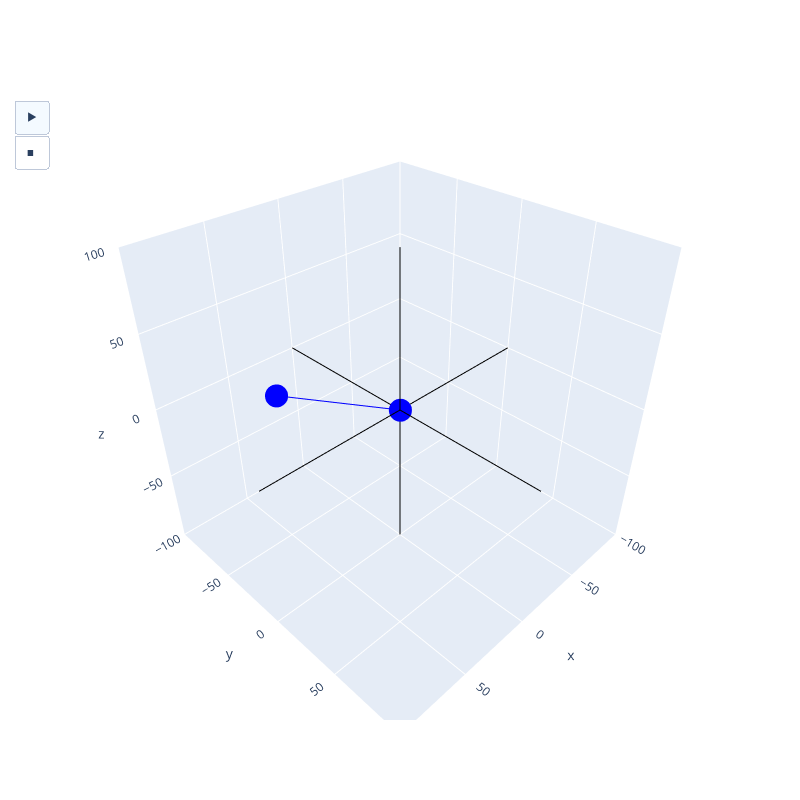

This figure's notebook cell:
### Markdown cell above
\textbf{Поворот точки вокруг оси в пространстве}

Дано: $q$ - радиус-вектор оси вращения, $v$ - орт, $r_0$ - начальная точка на окружности, $\alpha$ - угол поворота

\begin{equation*}
r = q + A(r_0 - q)
\end{equation*}

\begin{equation*}
A = v v^T(1 - \cos \alpha) + E \cos \alpha + V_x \sin \alpha
\end{equation*}

\begin{equation*}
v v^T = \begin{bmatrix} 
v_1v_1 & v_1v_2 & v_1v_3 \\ 
v_2v_1 & v_2v_2 & v_2v_3 \\ 
v_3v_1 & v_3v_2 & v_3v_3 \\ 
\end{bmatrix}
\end{equation*}

\begin{equation*}
E = \begin{bmatrix} 
1 & 0 & 0 \\ 
0 & 1 & 0 \\ 
0 & 0 & 1 \\ 
\end{bmatrix}
\end{equation*}

\begin{equation*}
V_x = \begin{bmatrix} 
0 & -v_3 & v_2 \\ 
v_2 & 0 & -v_1 \\ 
-v_2 & v_1 & 0 \\ 
\end{bmatrix}
\end{equation*}

### Code cell
q = np.array([[30, 30, 5]]).T
v = normalize(np.array([[-1, 5, 5]])).T
r0 = np.array([[50, -50, 10]]).T

Vx = np.array([
    [0, -v[2,0], v[1,0]],
    [v[2,0], 0, -v[0,0]],
    [-v[1,0], v[0,0], 0]
])

points = []

for alpha in np.arange(0, 2*math.pi, 0.1):
    A = v * v.T * (1 - math.cos(alpha)) + E * math.cos(alpha) + Vx * math.sin(alpha)
    r = q + A.dot(r0 - q)
    points.append(r)

points = np.array(points)

fig = go.Figure(
    data=[scatters([START, points[0]], color = "blue"), scatter(START), 
          scatters(axis[0], "lines"), scatters(axis[1], "lines"), scatters(axis[2], "lines")])
fig.update_layout(
        scene = dict(
            xaxis=dict(range=[-LIM, LIM], autorange=False),
            yaxis=dict(range=[-LIM, LIM], autorange=False),
            zaxis=dict(range=[-LIM, LIM], autorange=False),
            aspectratio=dict(x=1, y=1, z=1),
        ),
        showlegend=False,
        width=800,
        height=800,
        updatemenus=[dict(
            type="buttons",
            buttons=[
                    {
                        "args": [None, frame_args(5, True)],
                        "label": "&#9654;", # play symbol
                        "method": "animate",
                    },
                    {
                        "args": [[None], frame_args(0)],
                        "label": "&#9724;", # pause symbol
                        "method": "animate",
                    },]
        )])
fig.frames = plot_data(points)

fig.show()

### Figure 1 — Plotly figure (JSON) as saved in the notebook; plotly's stock layout.template omitted (floating-point values rounded to 4 significant figures)
{"data": [{"marker": {"color": "blue"}, "mode": "lines+markers", "type": "scatter3d", "x": [0, 50], "y": [0, -50], "z": [0, 10]}, {"marker": {"color": "blue"}, "type": "scatter3d", "x": [0], "y": [0], "z": [0]}, {"marker": {"color": "black"}, "mode": "lines", "type": "scatter3d", "x": [-100, 100], "y": [0, 0], "z": [0, 0]}, {"marker": {"color": "black"}, "mode": "lines", "type": "scatter3d", "x": [0, 0], "y": [-100, 100], "z": [0, 0]}, {"marker": {"color": "black"}, "mode": "lines", "type": "scatter3d", "x": [0, 0], "y": [0, 0], "z": [-100, 100]}], "layout": {"height": 800, "scene": {"aspectratio": {"x": 1, "y": 1, "z": 1}, "xaxis": {"autorange": false, "range": [-100, 100]}, "yaxis": {"autorange": false, "range": [-100, 100]}, "zaxis": {"autorange": false, "range": [-100, 100]}}, "showlegend": false, "updatemenus": [{"buttons": [{"args": [null, {"frame": {"duration": 5, "redraw": true}, "fromcurrent": true, "mode": "immediate", "transition": {"duration": 5, "easing": "linear"}}], "label": "&#9654;", "method": "animate"}, {"args": [[null], {"frame": {"duration": 0, "redraw": true}, "fromcurrent": false, "mode": "immediate", "transition": {"duration": 0, "easing": "linear"}}], "label": "&#9724;", "method": "animate"}], "type": "buttons"}], "width": 800}}
